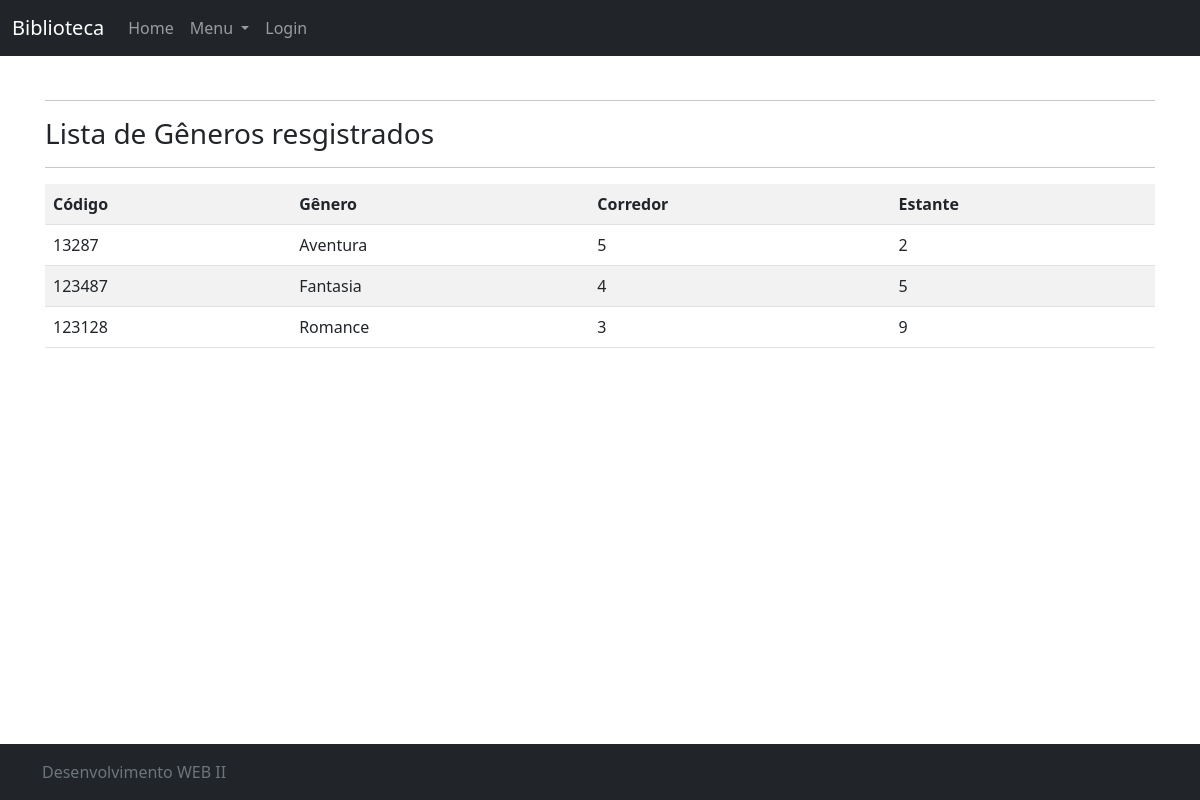
Before: /listar/local/ with the older database file.
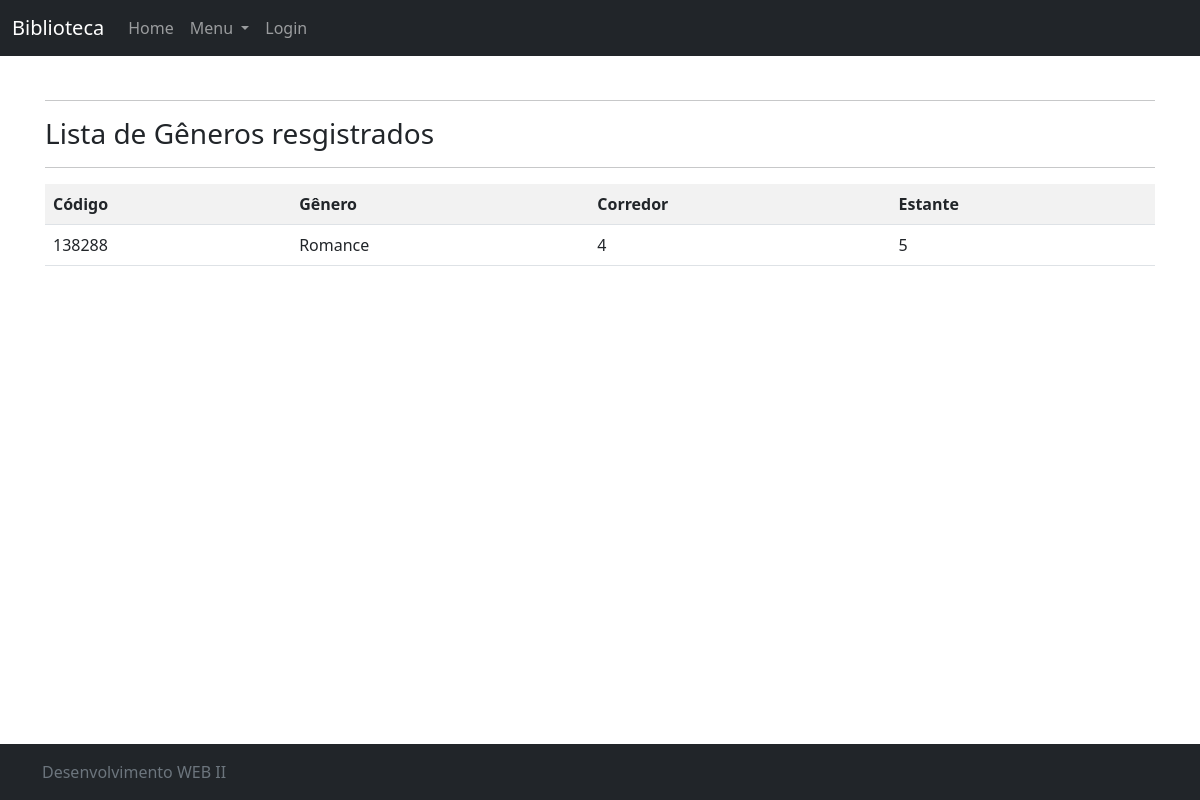
After: the same page with the newer database file.
### Cadastro/models.py (models this page shows, shortened)
class Local(models.Model):
    codigo = models.CharField(max_length=6, primary_key=True, verbose_name="Código")
    descricao = models.CharField(max_length=50, verbose_name="Gênero")
    corredor = models.IntegerField()
    estante = models.IntegerField()

### Cadastro/views.py (the view)
# urls.py: path('listar/local/', LocalList.as_view(), name='listar-local'),
class LocalList(ListView):
    login_url = reverse_lazy('login')
    model = Local
    template_name = 'Cadastro/listaLocal.html'

### Cadastro/templates/Cadastro/listaLocal.html (shortened to what this page needs)
{% extends 'Pages/modelo.html' %}
{% load static %}
{% block conteudo %}
    <hr>
    <h3>Lista de Gêneros resgistrados</h3>
    <hr>
    <div class="table table-reponsive">
        <table class="table table-striped">
            <tr>
                <th>Código</th>
                <th>Gênero</th>
                <th>Corredor</th>
                <th>Estante</th>
            </tr>
            {% for local in object_list %}
            <tr>
                <td>{{ local.codigo }}</td>
                <td>{{ local.descricao }}</td>
                <td>{{ local.corredor }}</td>
                <td>{{ local.estante }}</td>
            </tr>
            {% empty %}
            <tr>
                <td colspan="3">Nenhum gênero cadastrado</td>
            </tr>
            {% endfor %}
        </table>
    </div>
{% endblock %}

Changed rows visible on the page:
removed Local: codigo "13287", descricao "Aventura", corredor "5", estante "2"
removed Local: codigo "123487", descricao "Fantasia", corredor "4", estante "5"
removed Local: codigo "123128", descricao "Romance", corredor "3", estante "9"
added Local: codigo "138288", descricao "Romance", corredor "4", estante "5"
